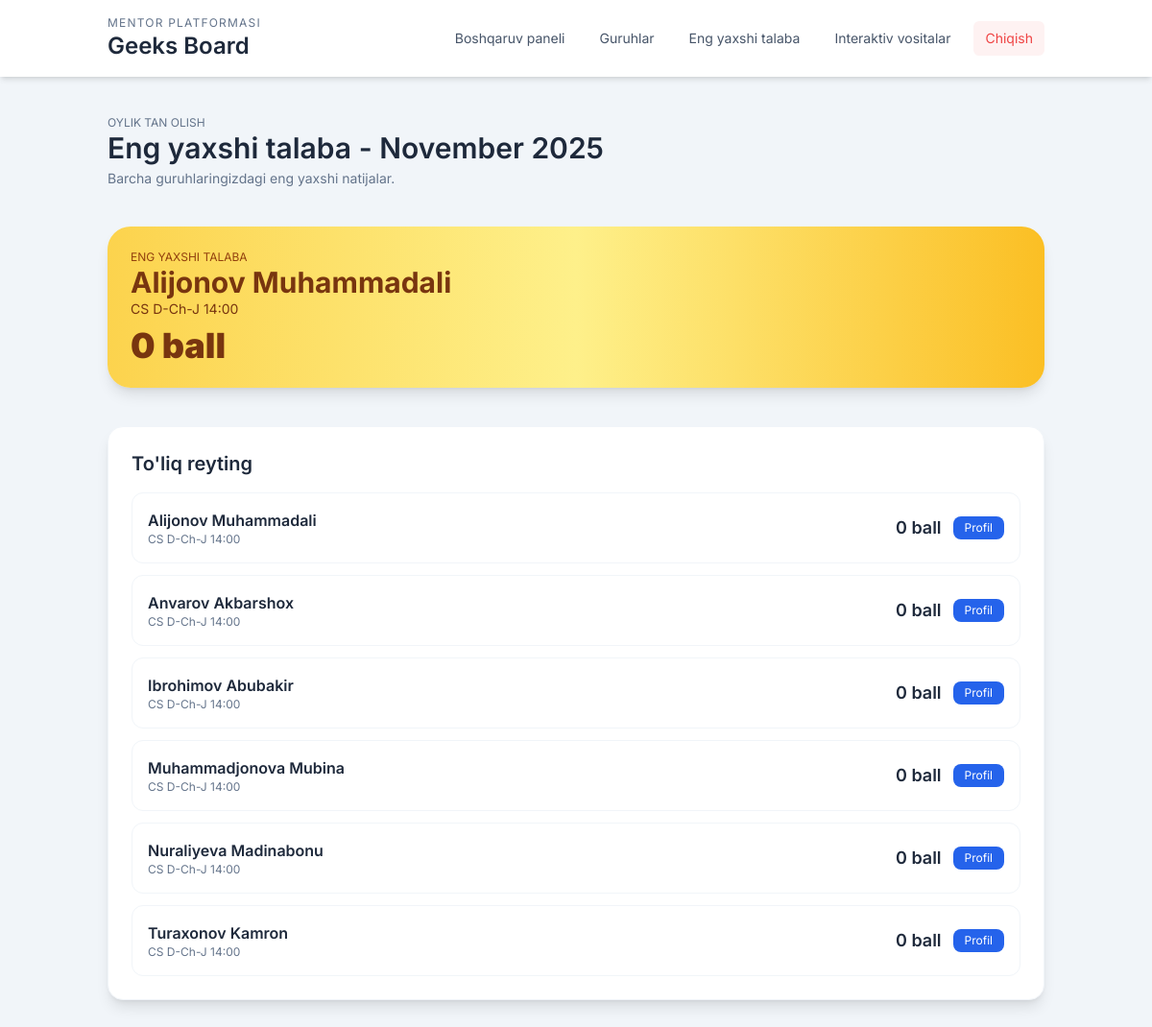
The app's page /best-student/ (signed in), older data.
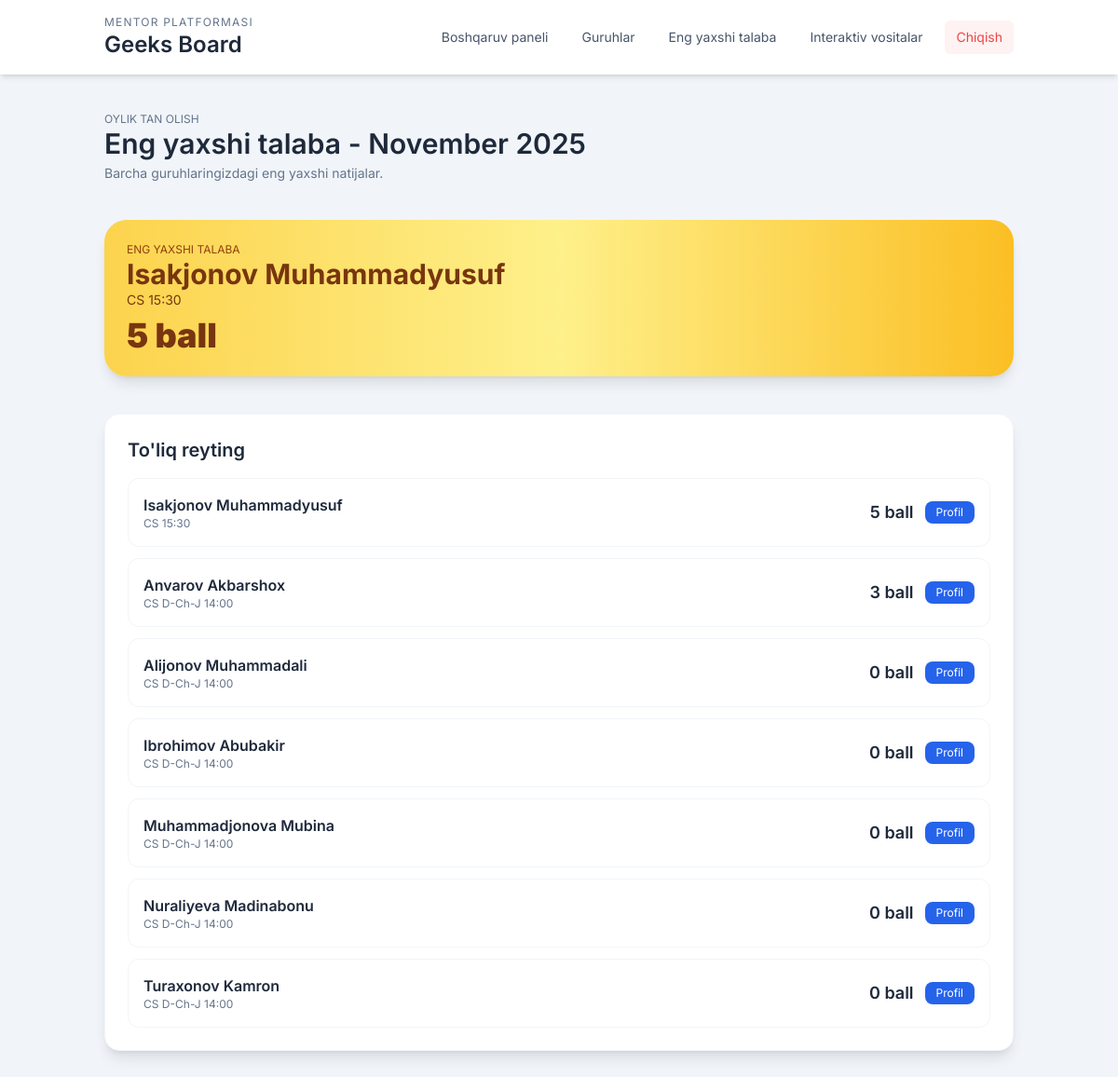
The same page, newer data.
### core/models.py (models this page shows, shortened)
class Student(models.Model):
    group = models.ForeignKey(
        Group,
        on_delete=models.CASCADE,
        related_name='students',
    )
    full_name = models.CharField(max_length=200)
    birth_date = models.DateField(null=True, blank=True)
    phone = models.CharField(max_length=32, blank=True)
    parent_phone = models.CharField(max_length=32, blank=True)
    notes = models.TextField(blank=True)
    class Meta:
        ordering = ['full_name']

class Group(models.Model):
    mentor = models.ForeignKey(
        Mentor,
        on_delete=models.CASCADE,
        related_name='groups',
    )
    name = models.CharField(max_length=150)
    subject = models.CharField(max_length=120, blank=True)
    schedule = models.CharField(max_length=255, blank=True)
    start_date = models.DateField(null=True, blank=True)
    class Meta:
        unique_together = ('mentor', 'name')
        ordering = ['name']

### core/views.py (the view)
# urls.py: path('best-student/', views.best_student, name='best_student'),
@login_required
def best_student(request):
    mentor = _require_mentor(request)
    if not mentor:
        return redirect('login')
    start, end = _current_month_range()
    students = (
        Student.objects.filter(group__mentor=mentor)
        .annotate(
            month_total=Sum(
                'points__score',
                filter=models.Q(points__date__date__range=(start, end)),
                default=0,
            )
        )
        .order_by('-month_total', 'full_name')
    )
    best = students.first()
    context = {
        'students': students,
        'best': best,
        'month_label': start.strftime('%B %Y'),
    }
    return render(request, 'best_student.html', context)

### core/views.py (called while the page is built)
def _current_month_range(target_date: Optional[date] = None):
    today = target_date or date.today()
    start = today.replace(day=1)
    _, last_day = calendar.monthrange(today.year, today.month)
    end = today.replace(day=last_day)
    return start, end

def _require_mentor(request):
    mentor = getattr(request.user, 'mentor_profile', None)
    if not mentor:
        messages.error(request, 'Bu hisobga mentor profili bog\'lanmagan.')
        return None
    return mentor

### project/templates/best_student.html (shortened to what this page needs)
{% extends "base.html" %}
{% block content %}
<div class="mb-10">
    <p class="text-xs uppercase text-slate-500">Oylik tan olish</p>
    <h2 class="text-3xl font-semibold text-slate-800">Eng yaxshi talaba - {{ month_label }}</h2>
    <p class="text-sm text-slate-500 mt-1">Barcha guruhlaringizdagi eng yaxshi natijalar.</p>
</div>
{% if best %}
<div class="bg-gradient-to-r from-amber-300 via-yellow-200 to-amber-400 rounded-3xl p-6 shadow-lg mb-10">
    <p class="text-xs uppercase text-amber-800">Eng yaxshi talaba</p>
    <h3 class="text-3xl font-bold text-amber-900">{{ best.full_name }}</h3>
    <p class="text-sm text-amber-900">{{ best.group.name }}</p>
    <p class="text-4xl font-black text-amber-900 mt-2">{{ best.month_total|default:0 }} ball</p>
</div>
{% else %}
<p class="text-sm text-slate-500 mb-10">Bu oy uchun ma'lumot yo'q.</p>
{% endif %}
<div class="bg-white rounded-2xl shadow-lg p-6 border border-slate-100">
    <h3 class="text-xl font-semibold text-slate-800 mb-4">To'liq reyting</h3>
    <div class="space-y-3">
        {% for student in students %}
        <div class="flex items-center justify-between border border-slate-100 rounded-xl p-4 hover:bg-slate-50">
            <div>
                <a href="{% url 'student_profile' student.id %}" class="font-semibold text-slate-800 hover:text-accent">
                    {{ student.full_name }}
                </a>
                <p class="text-xs text-slate-500">{{ student.group.name }}</p>
            </div>
            <div class="flex items-center gap-3">
                <span class="text-lg font-semibold text-accent">{{ student.month_total|default:0 }} ball</span>
                <a href="{% url 'student_profile' student.id %}" class="px-3 py-1 text-xs bg-blue-600 text-white rounded-lg hover:bg-blue-700 transition">
                    Profil
                </a>
            </div>
        </div>
        {% empty %}
        <p class="text-sm text-slate-500">Ko'rsatish uchun talabalar yo'q.</p>
        {% endfor %}
    </div>
</div>
{% endblock %}

Row changes from the older to the newer data that the page shows:
added Student: full_name "Isakjonov Muhammadyusuf", group.name "CS 15:30", month_total "5"
shown differently, row unchanged: Student "Anvarov Akbarshox": month_total "0" → "3"; moves up the list
Text that changed along with them:
{{ best.full_name }}: "Alijonov Muhammadali" → "Isakjonov Muhammadyusuf"
{{ best.group.name }}: "CS D-Ch-J 14:00" → "CS 15:30"
{{ best.month_total|default:0 }}: "0" → "5"
